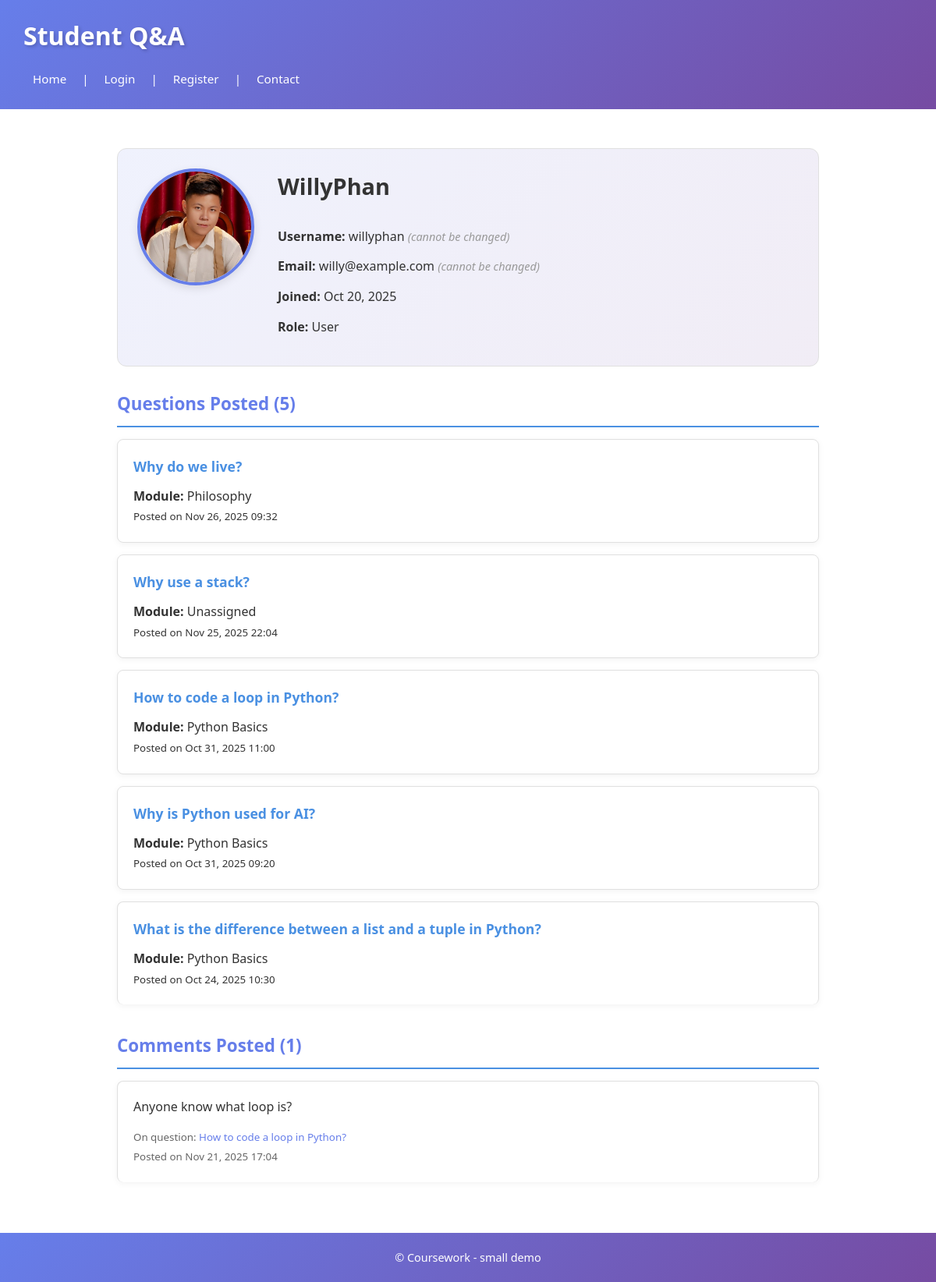
The app's page /profile.php?username=willyphan with its own data.
### tables this page shows
CREATE TABLE `user` (
  `id` int(11) NOT NULL,
  `username` varchar(100) NOT NULL,
  `name` varchar(100) NOT NULL,
  `email` varchar(100) NOT NULL,
  `password` varchar(255) NOT NULL,
  `role` enum('user','admin') NOT NULL DEFAULT 'user',
  `avatar` varchar(255) DEFAULT NULL,
  `created_at` datetime NOT NULL DEFAULT current_timestamp()
);

CREATE TABLE `question` (
  `id` int(11) NOT NULL,
  `text` text NOT NULL,
  `date` datetime NOT NULL,
  `userid` int(11) NOT NULL,
  `moduleid` int(11) DEFAULT NULL,
  `img` varchar(255) DEFAULT NULL
);

CREATE TABLE `module` (
  `id` int(11) NOT NULL,
  `name` varchar(100) NOT NULL
);

CREATE TABLE `comment` (
  `id` int(11) NOT NULL,
  `text` text NOT NULL,
  `date` datetime NOT NULL DEFAULT current_timestamp(),
  `userid` int(11) NOT NULL,
  `questionid` int(11) NOT NULL
);

### profile.php (called while the page is built, shortened)
<?php
require 'includes/DatabaseConnection.php';
require 'includes/DataBaseFunctions.php';
$username = $_GET['username'];
$user = getUserByUsername($pdo, $username);
$userQuestions = getUserQuestions($pdo, $user['id']);
$userComments = getUserComments($pdo, $user['id']);
include 'templates/user_profile.php';
include 'templates/layout.php';
?>

### includes/DataBaseFunctions.php (called while the page is built, shortened)
<?php
function getUserByUsername($pdo, $username) {
    $sql = "SELECT id, username, name, email, role, avatar, created_at FROM `user` WHERE username = :username";
    return query($pdo, $sql, [':username' => $username])->fetch();
}
function query($pdo, $sql, $params = []) {
    $stmt = $pdo->prepare($sql);
    $stmt->execute($params);
    return $stmt;
}
function getUserQuestions($pdo, $userid) {
    $sql = "SELECT q.id, q.text AS questiontext, q.date, q.img, q.moduleid,
                   m.name AS modulename
            FROM question q
            LEFT JOIN module m ON q.moduleid = m.id
            WHERE q.userid = :userid
            ORDER BY q.date DESC";
    return query($pdo, $sql, [':userid' => $userid])->fetchAll();
}
function getUserComments($pdo, $userid) {
    $sql = "SELECT c.id, c.text, c.date, q.id AS questionid, q.text AS questiontext
            FROM comment c
            JOIN question q ON c.questionid = q.id
            WHERE c.userid = :userid
            ORDER BY c.date DESC";
    return query($pdo, $sql, [':userid' => $userid])->fetchAll();
}
?>

### templates/user_profile.php (the view, shortened to what this page needs)
<div class="user-profile">
    <div class="profile-header">
        <div class="avatar-section">
            <?php if (!empty($user['avatar'])): ?>
                <img src="images/avatars/<?=htmlspecialchars($user['avatar'])?>" alt="<?=htmlspecialchars($user['name'])?>" class="profile-avatar">
            <?php else: ?>
                <div class="profile-avatar-placeholder">No Avatar</div>
            <?php endif; ?>
        </div>
        <div class="profile-info">
            <h2><?=htmlspecialchars($user['name'])?></h2>
            <p><strong>Username:</strong> <?=htmlspecialchars($user['username'])?> <span class="info-note">(cannot be changed)</span></p>
            <p><strong>Email:</strong> <?=htmlspecialchars($user['email'])?> <span class="info-note">(cannot be changed)</span></p>
            <p><strong>Joined:</strong> <?=htmlspecialchars(date('M d, Y', strtotime($user['created_at'])))?></p>
            <p><strong>Role:</strong> <?=htmlspecialchars($user['role'] === 'admin' ? 'Administrator' : 'User')?></p>
        </div>
    </div>
    <div class="profile-content">
        <h3>Questions Posted (<?=count($userQuestions)?>)</h3>
        <?php if (empty($userQuestions)): ?>
            <p>No questions yet.</p>
        <?php else: ?>
            <div class="questions-list">
                <?php foreach ($userQuestions as $q): ?>
                    <article class="question-card">
                        <h4><a href="question.php?id=<?=htmlspecialchars($q['id'])?>"><?=htmlspecialchars(substr($q['questiontext'], 0, 100))?></a></h4>
                        <p><strong>Module:</strong> <?=htmlspecialchars($q['modulename'] ?? 'Unassigned')?></p>
                        <p><small>Posted on <?=htmlspecialchars(date('M d, Y H:i', strtotime($q['date'])))?></small></p>
                    </article>
                <?php endforeach; ?>
            </div>
        <?php endif; ?>
    </div>
    <div class="profile-content">
        <h3>Comments Posted (<?=count($userComments)?>)</h3>
        <?php if (empty($userComments)): ?>
            <p>No comments yet.</p>
        <?php else: ?>
            <div class="comments-list">
                <?php foreach ($userComments as $c): ?>
                    <article class="comment-card">
                        <p><?=htmlspecialchars($c['text'])?></p>
                        <p><small>On question: <a href="question.php?id=<?=htmlspecialchars($c['questionid'])?>"><?=htmlspecialchars(substr($c['questiontext'], 0, 80))?></a></small></p>
                        <p><small>Posted on <?=htmlspecialchars(date('M d, Y H:i', strtotime($c['date'])))?></small></p>
                    </article>
                <?php endforeach; ?>
            </div>
        <?php endif; ?>
    </div>
</div>

### styles.css (style rules this page uses)
* { margin: 0; padding: 0; box-sizing: border-box; }
body { font-family: 'Segoe UI', Tahoma, Geneva, Verdana, sans-serif; color: #333; line-height: 1.6; min-height: 100vh; background: linear-gradient(135deg, #667eea 0%, #764ba2 25%, #f093fb 50%, #4facfe 75%, #00f2fe 100%); background-size: 400% 400%; animation: gradientShift 15s ease infinite; position: relative; }
img { max-width: 100%; height: auto; }
a { color: #667eea; text-decoration: none; transition: color 0.3s ease; }
h2 { margin-top: 0; color: #333; border-bottom: 3px solid #667eea; padding-bottom: 12px; margin-bottom: 20px; font-size: 1.8em; }
h3 { color: #667eea; margin-top: 25px; margin-bottom: 15px; font-size: 1.4em; }
h4 { color: #333; margin-bottom: 10px; font-size: 1.1em; }
article { border-bottom: 1px solid #e0e0e0; padding: 20px 0; }
article:last-child { border-bottom: none; }
.user-profile { max-width: 900px; margin: 20px auto; }
.profile-header { display: flex; align-items: flex-start; gap: 30px; padding: 25px; background: linear-gradient(135deg, rgba(102, 126, 234, 0.1) 0%, rgba(118, 75, 162, 0.1) 100%); border-radius: 12px; margin-bottom: 30px; border: 1px solid #e0e0e0; }
.avatar-section { display: flex; flex-direction: column; align-items: center; }
.profile-avatar { width: 150px; height: 150px; border-radius: 50%; object-fit: cover; border: 4px solid #667eea; box-shadow: 0 4px 12px rgba(0, 0, 0, 0.1); }
.profile-info { flex: 1; }
.profile-info h2 { margin-top: 0; margin-bottom: 15px; border-bottom: none; }
.profile-info p { margin: 10px 0; line-height: 1.8; }
.info-note { color: #999; font-size: 0.9em; font-style: italic; }
.profile-content { margin-bottom: 35px; }
.questions-list, .comments-list { display: flex; flex-direction: column; gap: 15px; }
.question-card, .comment-card { padding: 20px; background: white; border: 1px solid #e0e0e0; border-radius: 8px; box-shadow: 0 2px 8px rgba(0, 0, 0, 0.05); transition: transform 0.2s ease, box-shadow 0.2s ease; }
.question-card h4 { margin: 0 0 12px 0; }
.comment-card p:first-child { margin: 0 0 12px 0; color: #333; }
.comment-card small { color: #666; }

### templates/user_profile.php (style rules this page uses)
.profile-content h3 { border-bottom: 2px solid #4a90e2; padding-bottom: 10px; margin-bottom: 15px; }
.question-card h4 a { color: #4a90e2; text-decoration: none; }

### records on screen
user: avatar (picture), name "WillyPhan", username "willyphan", email "willy@example.com", created_at "Oct 20, 2025", role "User"
question: text "Why do we live?", moduleid.name "Philosophy", date "Nov 26, 2025 09:32"
question: text "Why use a stack?", modulename "Unassigned", date "Nov 25, 2025 22:04"
question: text "How to code a loop in Python?", moduleid.name "Python Basics", date "Oct 31, 2025 11:00"
question: text "Why is Python used for AI?", moduleid.name "Python Basics", date "Oct 31, 2025 09:20"
question: text "What is the difference between a list and a tuple in Python?", moduleid.name "Python Basics", date "Oct 24, 2025 10:30"
comment: text "Anyone know what loop is?", questionid.text "How to code a loop in Python?", date "Nov 21, 2025 17:04"

### other values on screen
count($userQuestions) "5"
count($userComments) "1"
